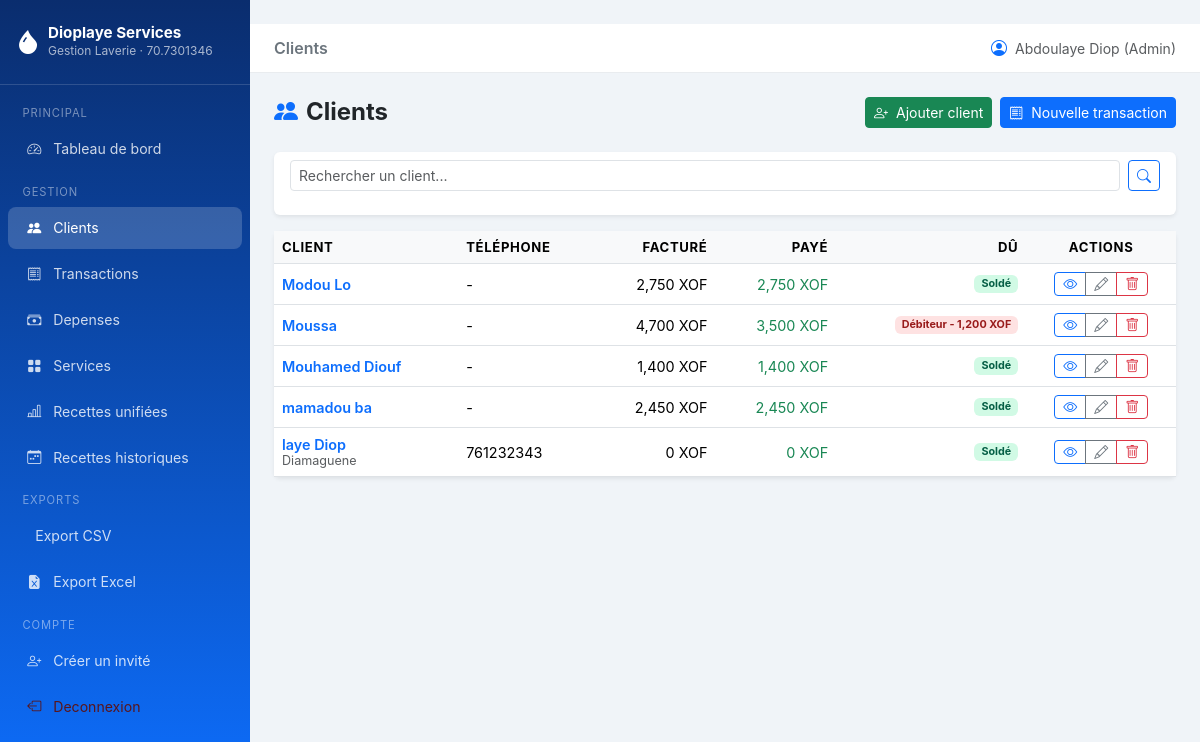
The page /clients/ (signed in) on the database its author committed.
### models.py (models this page shows, shortened)
class User(UserMixin, db.Model):
    __tablename__ = "users"
    id = db.Column(db.Integer, primary_key=True)
    username = db.Column(db.String(64), unique=True, nullable=False)
    email = db.Column(db.String(120), unique=True, nullable=False)
    password_hash = db.Column(db.String(256), nullable=False)
    role = db.Column(db.String(20), nullable=False, default="invite")
    is_active = db.Column(db.Boolean, default=True)
    created_at = db.Column(db.DateTime, default=datetime.utcnow)
    @property
    def is_admin(self) -> bool:
        return (self.role or "").lower() == "admin"

class Client(db.Model):
    __tablename__ = "clients"
    id = db.Column(db.Integer, primary_key=True)
    nom = db.Column(db.String(100), nullable=False)
    telephone = db.Column(db.String(20), nullable=True)
    adresse = db.Column(db.String(200), nullable=True)
    remarque = db.Column(db.String(300), nullable=True)
    created_at = db.Column(db.DateTime, default=datetime.utcnow)
    transactions = db.relationship(
        "Transaction",
        back_populates="client",
        lazy="dynamic",
        cascade="all, delete-orphan",
    )
    @property
    def total_facture(self) -> float:
        result = db.session.query(
            db.func.coalesce(db.func.sum(Transaction.total), 0)
        ).filter(
            Transaction.client_id == self.id,
            Transaction.type_transaction == "recette",
            Transaction.deleted_at == None,  # noqa: E711
        ).scalar()
        return float(result or 0)
    @property
    def total_paye(self) -> float:
        result = db.session.query(
            db.func.coalesce(db.func.sum(Paiement.montant), 0)
        ).join(
            Transaction, Transaction.id == Paiement.transaction_id
        ).filter(
            Transaction.client_id == self.id,
            Transaction.type_transaction == "recette",
            Transaction.deleted_at == None,  # noqa: E711
        ).scalar()
        return float(result or 0)
    @property
    def solde_du(self) -> float:
        return max(0.0, self.total_facture - self.total_paye)

### routes/clients.py (the view)
@clients_bp.route("/")
@login_required
def index():
    page = request.args.get("page", 1, type=int)
    search = request.args.get("q", "")
    query = Client.query.order_by(Client.created_at.desc())
    if search:
        query = query.filter(Client.nom.ilike(f"%{search}%"))
    pagination = query.paginate(page=page, per_page=Config.ITEMS_PER_PAGE, error_out=False)
    return render_template(
        "clients/index.html",
        clients=pagination.items,
        pagination=pagination,
        search=search,
    )

### templates/clients/index.html (shortened to what this page needs)
﻿{% extends "base.html" %}
{% block page_title %}Clients{% endblock %}
{% block content %}
<div class="d-flex justify-content-between align-items-center mb-4">
  <h4 class="fw-bold mb-0"><i class="bi bi-people-fill text-primary me-2"></i>Clients</h4>
  <div class="d-flex gap-2">
    <a href="{{ url_for('clients.create') }}" class="btn btn-success btn-sm">
      <i class="bi bi-person-plus me-1"></i> Ajouter client
    </a>
    <a href="{{ url_for('transactions.create') }}" class="btn btn-primary btn-sm">
      <i class="bi bi-receipt me-1"></i> Nouvelle transaction
    </a>
  </div>
</div>
<div class="card border-0 shadow-sm mb-3">
  <div class="card-body py-2">
    <form method="GET" class="d-flex gap-2">
      <input type="text" name="q" class="form-control form-control-sm"
             placeholder="Rechercher un client..." value="{{ search }}">
      <button class="btn btn-outline-primary btn-sm"><i class="bi bi-search"></i></button>
    </form>
  </div>
</div>
<div class="card border-0 shadow-sm">
  <div class="card-body p-0">
    <div class="table-responsive">
      <table class="table table-hover mb-0">
        <thead>
          <tr>
            <th>Client</th>
            <th>Téléphone</th>
            <th class="text-end">Facturé</th>
            <th class="text-end">Payé</th>
            <th class="text-end">Dû</th>
            <th class="text-center">Actions</th>
          </tr>
        </thead>
        <tbody>
          {% for client in clients %}
          <tr>
            <td>
              <a href="{{ url_for('clients.detail', client_id=client.id) }}"
                 class="fw-semibold text-decoration-none">{{ client.nom }}</a>
              {% if client.adresse %}
              <br><small class="text-muted">{{ client.adresse }}</small>
              {% endif %}
            </td>
            <td>{{ client.telephone or "-" }}</td>
            <td class="text-end">{{ "{:,.0f}".format(client.total_facture) }} XOF</td>
            <td class="text-end text-success">{{ "{:,.0f}".format(client.total_paye) }} XOF</td>
            <td class="text-end">
              {% if client.solde_du > 0 %}
              <span class="badge badge-du">Débiteur - {{ "{:,.0f}".format(client.solde_du) }} XOF</span>
              {% else %}
              <span class="badge badge-solde">Soldé</span>
              {% endif %}
            </td>
            <td class="text-center">
              <div class="btn-group btn-group-sm">
                <a href="{{ url_for('clients.detail', client_id=client.id) }}"
                   class="btn btn-outline-primary" title="Voir"><i class="bi bi-eye"></i></a>
                <a href="{{ url_for('clients.edit', client_id=client.id) }}"
                   class="btn btn-outline-secondary" title="Modifier"><i class="bi bi-pencil"></i></a>
                {% if current_user.is_admin %}
                <button type="button"
                        class="btn btn-outline-danger js-delete-client"
                        title="Supprimer"
                        data-client-id="{{ client.id }}"
                        data-client-nom="{{ client.nom|e }}">
                  <i class="bi bi-trash"></i>
                </button>
                {% endif %}
              </div>
            </td>
          </tr>
          {% endfor %}
        </tbody>
      </table>
    </div>
  </div>
</div>
{% endblock %}

### templates/base.html (shortened to what this page needs)
﻿<!DOCTYPE html>
<html lang="fr">
<head>
  <link rel="stylesheet" href="https://cdn.jsdelivr.net/npm/bootstrap@5.3.3/dist/css/bootstrap.min.css">
  <link rel="stylesheet" href="https://cdn.jsdelivr.net/npm/bootstrap-icons@1.11.3/font/bootstrap-icons.css">
  <link rel="stylesheet" href="{{ url_for('static', filename='css/main.css') }}">
</head>
<body>
{% if current_user.is_authenticated %}
<nav id="sidebar">
  <div class="brand">
    <div class="d-flex align-items-center gap-2">
      <i class="bi bi-droplet-fill fs-4 text-white"></i>
      <div>
        <h5>{{ config.get('LAVERIE_NOM', 'Dioplaye Services') }}</h5>
        <small>Gestion Laverie · {{ config.get('LAVERIE_TELEPHONE', '-') }}</small>
      </div>
    </div>
  </div>
  <ul class="nav flex-column mt-2">
    <li class="nav-section">Principal</li>
    <li class="nav-item">
      <a class="nav-link {% if request.endpoint == 'dashboard.index' %}active{% endif %}"
         href="{{ url_for('dashboard.index') }}">
        <i class="bi bi-speedometer2"></i> Tableau de bord
      </a>
    </li>
    <li class="nav-section">Gestion</li>
    <li class="nav-item">
      <a class="nav-link {% if request.blueprint == 'clients' %}active{% endif %}"
         href="{{ url_for('clients.index') }}">
        <i class="bi bi-people-fill"></i> Clients
      </a>
    </li>
    <li class="nav-item">
      <a class="nav-link {% if request.blueprint == 'transactions' %}active{% endif %}"
         href="{{ url_for('transactions.index') }}">
        <i class="bi bi-receipt"></i> Transactions
      </a>
    </li>
    <li class="nav-item">
      <a class="nav-link {% if request.blueprint == 'depenses' %}active{% endif %}"
         href="{{ url_for('depenses.index') }}">
        <i class="bi bi-cash-stack"></i> Depenses
      </a>
    </li>
    <li class="nav-item">
      <a class="nav-link {% if request.blueprint == 'services' %}active{% endif %}"
         href="{{ url_for('services.index') }}">
        <i class="bi bi-grid-fill"></i> Services
      </a>
    </li>
    <li class="nav-item">
      <a class="nav-link {% if request.endpoint == 'recettes_historiques.unifiees' %}active{% endif %}"
         href="{{ url_for('recettes_historiques.unifiees') }}">
        <i class="bi bi-bar-chart-line"></i> Recettes unifiées
      </a>
    </li>
    {% if current_user.is_admin %}
    <li class="nav-item">
      <a class="nav-link {% if request.blueprint == 'recettes_historiques' and request.endpoint != 'recettes_historiques.unifiees' %}active{% endif %}"
         href="{{ url_for('recettes_historiques.index') }}">
        <i class="bi bi-calendar-week"></i> Recettes historiques
      </a>
    </li>
    {% endif %}
    <li class="nav-section">Exports</li>
    <li class="nav-item">
      <a class="nav-link" href="{{ url_for('exports.transactions_csv') }}">
         Export CSV
      </a>
    </li>
    <li class="nav-item">
      <a class="nav-link" href="{{ url_for('exports.transactions_excel') }}">
        <i class="bi bi-file-earmark-excel-fill"></i> Export Excel
      </a>
    </li>
    <li class="nav-section mt-auto">Compte</li>
    {% if current_user.is_admin %}
    <li class="nav-item">
      <a class="nav-link" href="{{ url_for('auth.create_invite') }}">
        <i class="bi bi-person-plus"></i> Créer un invité
      </a>
    </li>
    {% endif %}
    <li class="nav-item">
      <a class="nav-link text-danger-emphasis" href="{{ url_for('auth.logout') }}">
        <i class="bi bi-box-arrow-left"></i> Deconnexion
      </a>
    </li>
  </ul>
</nav>
{% endif %}
<div id="main-content">
  {% if current_user.is_authenticated %}
  <div class="topbar d-flex align-items-center justify-content-between">
    <div class="d-flex align-items-center gap-3">
      <span class="fw-semibold text-secondary">{% block page_title %}{% endblock %}</span>
    </div>
    <div class="d-flex align-items-center gap-2">
      <i class="bi bi-person-circle text-primary"></i>
      <small class="text-muted">
        {{ current_user.username }}{% if current_user.is_admin %} (Admin){% else %} (Invité){% endif %}
      </small>
    </div>
  </div>
  {% endif %}
  <div class="page-content">
    {% block content %}{% endblock %}
  </div>
</div>
</body>
</html>

### static/css/main.css (style rules this page uses)
:root { --sidebar-width: 250px; --primary: #0d6efd; --success: #198754; }
body { background: #f0f4f8; font-family: 'Inter', sans-serif; }
#sidebar { width: var(--sidebar-width); min-height: 100vh; background: linear-gradient(180deg, #0a2d6e 0%, #0d6efd 100%); position: fixed; top: 0; left: 0; z-index: 100; transition: transform 0.3s ease; }
#sidebar .brand { padding: 1.5rem 1rem; border-bottom: 1px solid rgba(255,255,255,.15); }
#sidebar .brand h5 { color: #fff; font-weight: 700; margin: 0; font-size: .95rem; }
#sidebar .brand small { color: rgba(255,255,255,.65); font-size: .75rem; }
#sidebar .nav-link { color: rgba(255,255,255,.8); padding: .65rem 1.2rem; border-radius: 8px; margin: 2px 8px; transition: all .2s; font-size: .88rem; }
#sidebar .nav-link:hover, #sidebar .nav-link.active { background: rgba(255,255,255,.18); color: #fff; }
#sidebar .nav-link i { width: 20px; text-align: center; margin-right: 8px; }
#sidebar .nav-section { font-size: .7rem; text-transform: uppercase; letter-spacing: .08em; color: rgba(255,255,255,.45); padding: .75rem 1.4rem .25rem; }
#main-content { margin-left: var(--sidebar-width); min-height: 100vh; }
.topbar { background: #fff; border-bottom: 1px solid #e9ecef; padding: .75rem 1.5rem; position: sticky; top: 0; z-index: 50; }
.page-content { padding: 1.5rem; }
.table thead th { background: #f8f9fa; font-size: .82rem; text-transform: uppercase; letter-spacing: .05em; }
.table td { vertical-align: middle; font-size: .9rem; }
.badge-solde { background: #d1fae5; color: #065f46; }
.badge-du { background: #fee2e2; color: #991b1b; }

### templates/base.html (style rules this page uses)
:root { --sidebar-width: 250px; --primary: #0d6efd; --success: #198754; }
body { background: #f0f4f8; font-family: 'Inter', sans-serif; }
#sidebar { width: var(--sidebar-width); min-height: 100vh; background: linear-gradient(180deg, #0a2d6e 0%, #0d6efd 100%); position: fixed; top: 0; left: 0; z-index: 100; transition: transform 0.3s ease; }
#sidebar .brand { padding: 1.5rem 1rem; border-bottom: 1px solid rgba(255,255,255,.15); }
#sidebar .brand h5 { color: #fff; font-weight: 700; margin: 0; font-size: .95rem; }
#sidebar .brand small { color: rgba(255,255,255,.65); font-size: .75rem; }
#sidebar .nav-link { color: rgba(255,255,255,.8); padding: .65rem 1.2rem; border-radius: 8px; margin: 2px 8px; transition: all .2s; font-size: .88rem; }
#sidebar .nav-link:hover, #sidebar .nav-link.active { background: rgba(255,255,255,.18); color: #fff; }
#sidebar .nav-link i { width: 20px; text-align: center; margin-right: 8px; }
#sidebar .nav-section { font-size: .7rem; text-transform: uppercase; letter-spacing: .08em; color: rgba(255,255,255,.45); padding: .75rem 1.4rem .25rem; }
#main-content { margin-left: var(--sidebar-width); min-height: 100vh; }
.topbar { background: #fff; border-bottom: 1px solid #e9ecef; padding: .75rem 1.5rem; position: sticky; top: 0; z-index: 50; }
.page-content { padding: 1.5rem; }
.table thead th { background: #f8f9fa; font-size: .82rem; text-transform: uppercase; letter-spacing: .05em; }
.table td { vertical-align: middle; font-size: .9rem; }
.badge-solde { background: #d1fae5; color: #065f46; }
.badge-du { background: #fee2e2; color: #991b1b; }

### rows shown on the page
User: username "Abdoulaye Diop"
Client: nom "Modou Lo", telephone "-", total_facture "2,750", total_paye "2,750", shows "Soldé"
Client: nom "Moussa", telephone "-", total_facture "4,700", total_paye "3,500", solde_du "1,200"
Client: nom "Mouhamed Diouf", telephone "-", total_facture "1,400", total_paye "1,400", shows "Soldé"
Client: nom "mamadou ba", telephone "-", total_facture "2,450", total_paye "2,450", shows "Soldé"
Client: nom "laye Diop", adresse "Diamaguene", telephone "761232343", total_facture "0", total_paye "0", shows "Soldé"

### other values the page prints
{{ config.get('LAVERIE_NOM', 'Dioplaye Services') }} "Dioplaye Services"
{{ config.get('LAVERIE_TELEPHONE', '-') }} "70.7301346"
